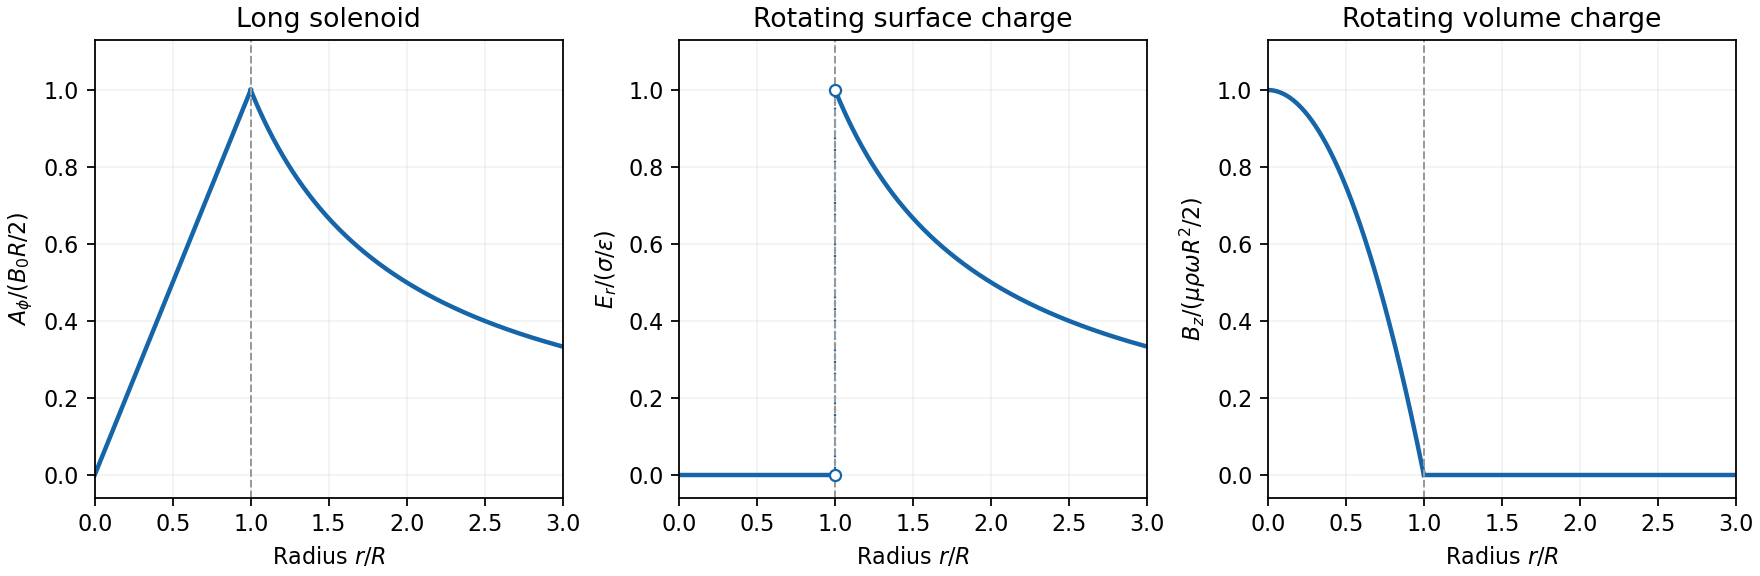

Reproduce this figure in Python.
"""Original cylindrical field profiles; Python 3.14, NumPy, Matplotlib."""
import numpy as np
import matplotlib

matplotlib.use("Agg")
import matplotlib.pyplot as plt

inner = np.linspace(0, 1, 400)
outer = np.linspace(1, 3, 500)
fig, axes = plt.subplots(1, 3, figsize=(11, 3.6), layout="constrained", facecolor="white")
color = "#1565a8"
axes[0].plot(inner, inner, color=color, lw=2)
axes[0].plot(outer, 1 / outer, color=color, lw=2)
axes[0].set(title="Long solenoid", ylabel=r"$A_\phi/(B_0R/2)$")
axes[1].plot(inner, np.zeros_like(inner), color=color, lw=2)
axes[1].plot(outer, 1 / outer, color=color, lw=2)
axes[1].plot([1, 1], [0, 1], ":", color=color, lw=1)
axes[1].scatter([1, 1], [0, 1], facecolor="white", edgecolor=color, s=25, zorder=4)
axes[1].set(title="Rotating surface charge", ylabel=r"$E_r/(\sigma/\epsilon)$")
axes[2].plot(inner, 1 - inner**2, color=color, lw=2)
axes[2].plot(outer, np.zeros_like(outer), color=color, lw=2)
axes[2].set(title="Rotating volume charge", ylabel=r"$B_z/(\mu\rho\omega R^2/2)$")
for ax in axes:
    ax.axvline(1, ls="--", color="0.6", lw=0.9)
    ax.set(xlim=(0, 3), ylim=(-0.06, 1.13), xlabel=r"Radius $r/R$")
    ax.grid(alpha=0.15)
fig.savefig("2017-q4-cylindrical-fields.png", dpi=160, facecolor="white")
plt.close(fig)
